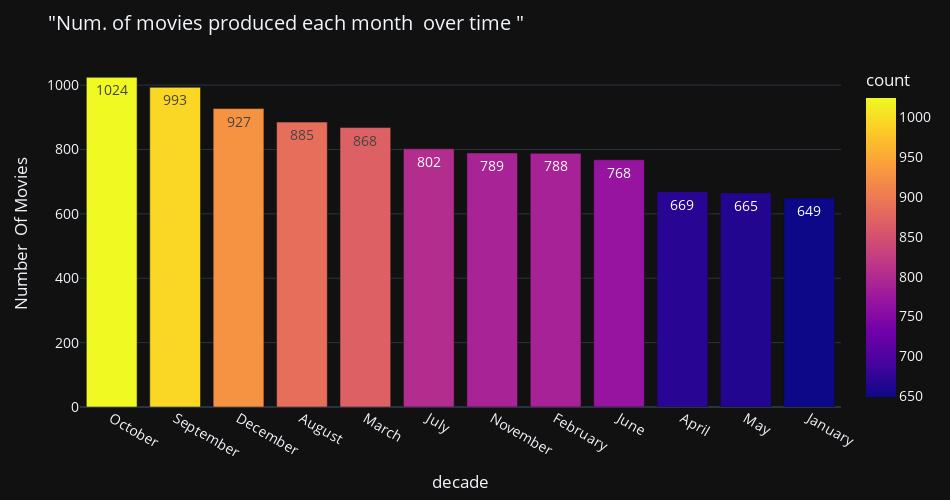

Notebook code cell kept with this figure:
### Markdown cell above
>>### ___What is the most month that has the most number of films released evrey year?___

### Code cell
release_Month_df = df["Month"].value_counts().reset_index().rename(columns={"index":"Month","Month":"count"})


fig = px.bar(release_Month_df, x=release_Month_df.Month,y='count', color ='count',width=950, height=500,text_auto='True') 
fig.update_layout(
    title=' "Num. of movies produced each month  over time " ',
    xaxis_title="decade",
    yaxis_title="Number  Of Movies",
    legend_title="Frequency",
    font=dict(
        size=14
    )
    ,
)
fig.layout.template =  'plotly_dark'
fig.show()

### Figure 1 — Plotly figure (JSON) as saved in the notebook; plotly's stock layout.template omitted (floating-point values rounded to 4 significant figures)
{"data": [{"alignmentgroup": "True", "hovertemplate": "Month=%{x}<br>count=%{marker.color}<extra></extra>", "legendgroup": "", "marker": {"color": [1024, 993, 927, 885, 868, 802, 789, 788, 768, 669, 665, 649], "coloraxis": "coloraxis", "pattern": {"shape": ""}}, "name": "", "offsetgroup": "", "orientation": "v", "showlegend": false, "textposition": "auto", "texttemplate": "%{y:True}", "type": "bar", "x": ["October", "September", "December", "August", "March", "July", "November", "February", "June", "April", "May", "January"], "xaxis": "x", "y": [1024, 993, 927, 885, 868, 802, 789, 788, 768, 669, 665, 649], "yaxis": "y"}], "layout": {"barmode": "relative", "coloraxis": {"colorbar": {"title": {"text": "count"}}, "colorscale": [[0, "#0d0887"], [0.1111, "#46039f"], [0.2222, "#7201a8"], [0.3333, "#9c179e"], [0.4444, "#bd3786"], [0.5556, "#d8576b"], [0.6667, "#ed7953"], [0.7778, "#fb9f3a"], [0.8889, "#fdca26"], [1, "#f0f921"]]}, "font": {"size": 14}, "height": 500, "legend": {"title": {"text": "Frequency"}, "tracegroupgap": 0}, "margin": {"t": 60}, "title": {"text": " \"Num. of movies produced each month  over time \" "}, "width": 950, "xaxis": {"anchor": "y", "domain": [0, 1], "title": {"text": "decade"}}, "yaxis": {"anchor": "x", "domain": [0, 1], "title": {"text": "Number  Of Movies"}}}}
